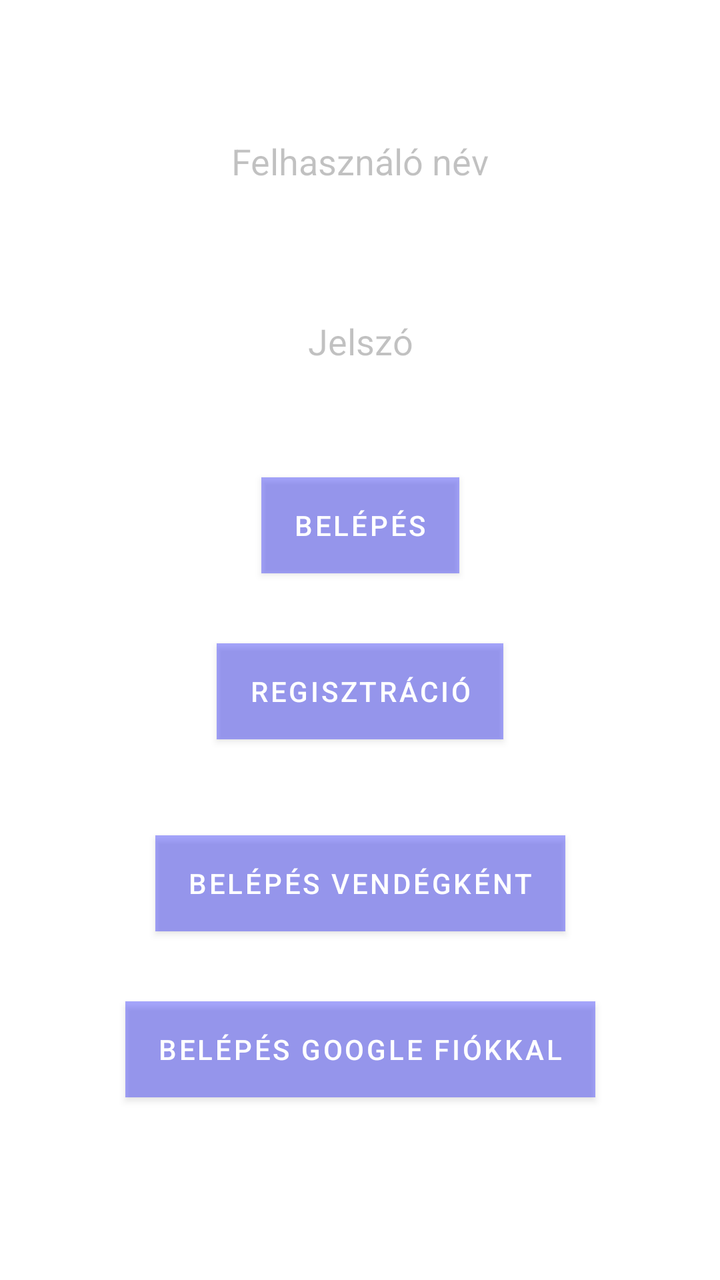
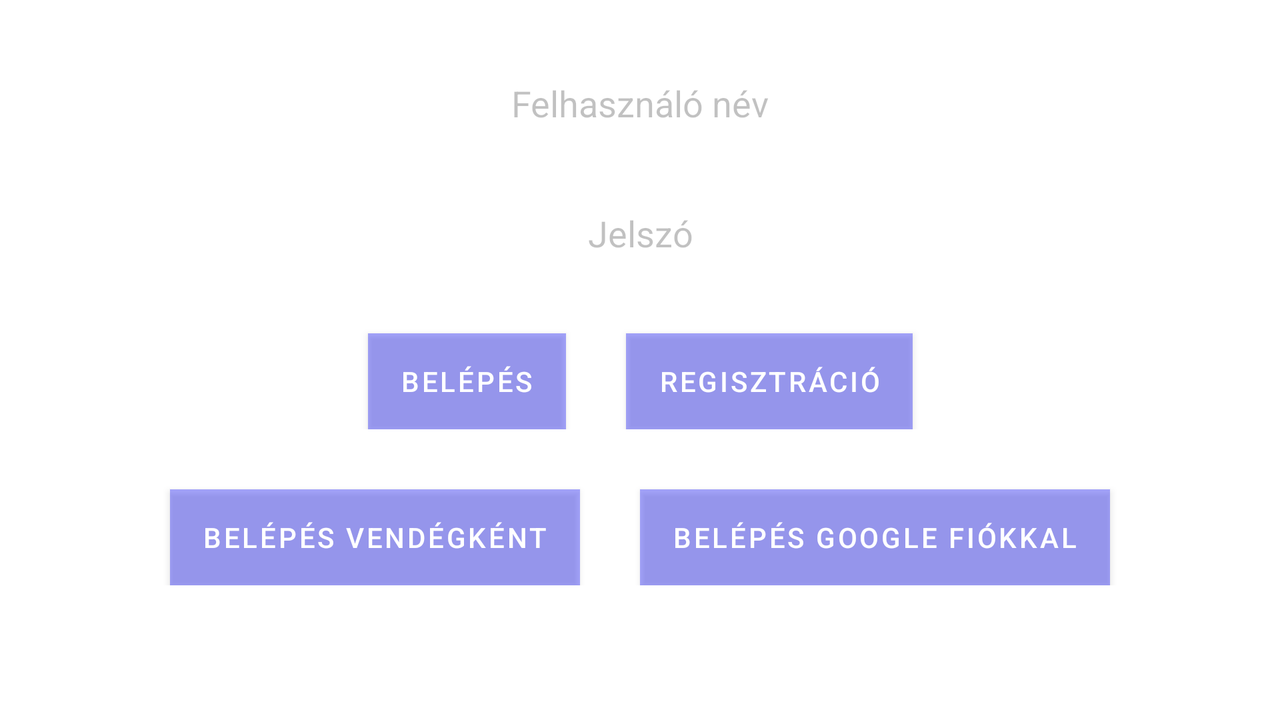

First picture: res/layout/ on a phone held upright. Second picture: the repository's own variant of that layout, on a device whose configuration matches the variant's folder. Source for both follows.
<!-- AndroidManifest.xml: application theme Theme.Horgasz -->
<!-- res/layout/activity_main.xml -->
<?xml version="1.0" encoding="utf-8"?>
<androidx.constraintlayout.widget.ConstraintLayout xmlns:android="http://schemas.android.com/apk/res/android"
    xmlns:app="http://schemas.android.com/apk/res-auto"
    xmlns:tools="http://schemas.android.com/tools"
    android:layout_width="match_parent"
    android:layout_height="match_parent"
    android:background="@drawable/hatter"
    tools:context=".MainActivity">

    <EditText
        android:id="@+id/EditTextFNev"
        android:layout_width="350dp"
        android:layout_height="40dp"
        android:layout_marginBottom="32dp"
        android:alpha="0.4"
        android:background="@color/white"
        android:ems="10"
        android:gravity="center"
        android:hint="@string/user_name"
        android:inputType="text"
        app:layout_constraintBottom_toBottomOf="parent"
        app:layout_constraintEnd_toEndOf="parent"
        app:layout_constraintHorizontal_bias="0.508"
        app:layout_constraintStart_toStartOf="parent"
        app:layout_constraintTop_toTopOf="parent"
        app:layout_constraintVertical_bias="0.107" />

    <EditText
        android:id="@+id/EditTextJelszo"
        android:layout_width="350dp"
        android:layout_height="40dp"
        android:background="@color/white"
        android:ems="10"
        android:hint="@string/password"
        android:alpha="0.4"
        android:inputType="textPassword"
        android:gravity="center"
        app:layout_constraintBottom_toBottomOf="parent"
        app:layout_constraintEnd_toEndOf="parent"
        app:layout_constraintStart_toStartOf="parent"
        app:layout_constraintTop_toBottomOf="@+id/EditTextFNev"
        app:layout_constraintVertical_bias="0.1"/>

    <Button
        android:id="@+id/buttonBelepes"
        android:layout_width="wrap_content"
        android:layout_height="wrap_content"
        android:layout_marginTop="48dp"
        android:text="@string/login"
        android:onClick="belepes"
        android:background="@color/blue"
        app:backgroundTint="@color/blue_tint"
        app:layout_constraintEnd_toEndOf="parent"
        app:layout_constraintStart_toStartOf="parent"
        app:layout_constraintTop_toBottomOf="@+id/EditTextJelszo" />

    <Button
        android:id="@+id/buttonRegisztracio"
        android:layout_width="wrap_content"
        android:layout_height="wrap_content"
        android:layout_marginTop="35dp"
        android:background="@color/blue"
        android:text="@string/register"
        android:onClick="regisztracio"
        app:backgroundTint="@color/blue_tint"
        app:layout_constraintEnd_toEndOf="parent"
        app:layout_constraintStart_toStartOf="parent"
        app:layout_constraintTop_toBottomOf="@+id/buttonBelepes" />
    <Button
        android:id="@+id/buttonBelepesVendeg"
        android:layout_width="wrap_content"
        android:layout_height="wrap_content"
        android:layout_marginTop="48dp"
        android:text="Belépés vendégként"
        android:onClick="belepesVendeg"
        android:background="@color/blue"
        app:backgroundTint="@color/blue_tint"
        app:layout_constraintEnd_toEndOf="parent"
        app:layout_constraintStart_toStartOf="parent"
        app:layout_constraintTop_toBottomOf="@+id/buttonRegisztracio" />

    <Button
        android:id="@+id/buttonBelepesGoogle"
        android:layout_width="wrap_content"
        android:layout_height="wrap_content"
        android:layout_marginTop="35dp"
        android:background="@color/blue"
        android:text="Belépés Google fiókkal"
        android:onClick="belepesGoogle"
        app:backgroundTint="@color/blue_tint"
        app:layout_constraintEnd_toEndOf="parent"
        app:layout_constraintStart_toStartOf="parent"
        app:layout_constraintTop_toBottomOf="@+id/buttonBelepesVendeg" />
</androidx.constraintlayout.widget.ConstraintLayout>
<!-- resources referenced by this layout -->
<resources>
  <color name="blue">#940000FF</color>
  <color name="blue_tint">#940000FF</color>
  <color name="white">#FFFFFFFF</color>
  <string name="login">Belépés</string>
  <string name="password">Jelszó</string>
  <string name="register">Regisztráció</string>
  <string name="user_name">Felhasználó név</string>
  <style name="Theme.Horgasz" parent="Theme.MaterialComponents.DayNight.DarkActionBar">
          
          <item name="colorPrimary">@color/purple_500</item>
          <item name="colorPrimaryVariant">@color/purple_700</item>
          <item name="colorOnPrimary">@color/white</item>
          
          <item name="colorSecondary">@color/teal_200</item>
          <item name="colorSecondaryVariant">@color/teal_700</item>
          <item name="colorOnSecondary">@color/black</item>
          
          <item name="android:statusBarColor" tools:targetApi="l">?attr/colorPrimaryVariant</item>
          
      </style>
  <color name="purple_500">#FF6200EE</color>
  <color name="purple_700">#FF3700B3</color>
  <color name="teal_200">#FF03DAC5</color>
  <color name="teal_700">#FF018786</color>
  <color name="black">#FF000000</color>
</resources>
<!-- res/layout-land/activity_main.xml (the repository's variant of the layout above) -->
<!-- drawn on the phone turned sideways -->
<?xml version="1.0" encoding="utf-8"?>
<androidx.constraintlayout.widget.ConstraintLayout xmlns:android="http://schemas.android.com/apk/res/android"
    xmlns:app="http://schemas.android.com/apk/res-auto"
    xmlns:tools="http://schemas.android.com/tools"
    android:layout_width="match_parent"
    android:layout_height="match_parent"
    android:background="@drawable/hatter"
    tools:context=".MainActivity">

    <EditText
        android:id="@+id/EditTextFNev"
        android:layout_width="350dp"
        android:layout_height="40dp"
        android:layout_marginBottom="32dp"
        android:alpha="0.4"
        android:background="@color/white"
        android:ems="10"
        android:hint="@string/user_name"
        android:inputType="text"
        android:gravity="center"
        app:layout_constraintBottom_toBottomOf="parent"
        app:layout_constraintEnd_toEndOf="parent"
        app:layout_constraintStart_toStartOf="parent"
        app:layout_constraintTop_toTopOf="parent"
        app:layout_constraintVertical_bias="0.110000014" />

    <EditText
        android:id="@+id/EditTextJelszo"
        android:layout_width="350dp"
        android:layout_height="40dp"
        android:alpha="0.4"
        android:background="@color/white"
        android:ems="10"
        android:hint="@string/password"
        android:inputType="textPassword"
        android:gravity="center"
        app:layout_constraintBottom_toBottomOf="parent"
        app:layout_constraintEnd_toEndOf="parent"
        app:layout_constraintStart_toStartOf="parent"
        app:layout_constraintTop_toBottomOf="@+id/EditTextFNev"
        app:layout_constraintVertical_bias="0.1" />

    <LinearLayout
        android:id="@+id/layout1"
        android:orientation="horizontal"
        android:layout_width="wrap_content"
        android:layout_height="wrap_content"
        android:layout_marginBottom="64dp"
        app:layout_constraintBottom_toBottomOf="parent"
        app:layout_constraintEnd_toEndOf="parent"
        app:layout_constraintStart_toStartOf="parent"
        app:layout_constraintTop_toBottomOf="@+id/EditTextJelszo"
        app:layout_constraintVertical_bias="0.0">

        <Button
            android:id="@+id/buttonBelepes"
            android:layout_width="wrap_content"
            android:layout_height="wrap_content"
            android:layout_marginTop="30dp"
            android:background="@color/blue"
            android:onClick="belepes"
            android:text="@string/login"
            android:layout_marginLeft="15dp"
            android:layout_marginRight="15dp"
            app:backgroundTint="@color/blue_tint" />

        <Button
            android:id="@+id/buttonRegisztracio"
            android:layout_width="wrap_content"
            android:layout_height="wrap_content"
            android:layout_marginTop="30dp"
            android:background="@color/blue"
            android:text="@string/register"
            android:layout_marginLeft="15dp"
            android:layout_marginRight="15dp"
            android:onClick="regisztracio"
            app:backgroundTint="@color/blue_tint" />
    </LinearLayout>
    <LinearLayout
        android:orientation="horizontal"
        android:layout_width="wrap_content"
        android:layout_height="wrap_content"
        android:layout_marginBottom="64dp"
        app:layout_constraintBottom_toBottomOf="parent"
        app:layout_constraintEnd_toEndOf="parent"
        app:layout_constraintStart_toStartOf="parent"
        app:layout_constraintTop_toBottomOf="@+id/layout1"
        app:layout_constraintVertical_bias="0.0">

        <Button
            android:id="@+id/buttonBelepesVendeg"
            android:layout_width="wrap_content"
            android:layout_height="wrap_content"
            android:layout_marginTop="30dp"
            android:background="@color/blue"
            android:onClick="belepesVendeg"
            android:text="Belépés vendégként"
            android:layout_marginLeft="15dp"
            android:layout_marginRight="15dp"
            app:backgroundTint="@color/blue_tint" />

        <Button
            android:id="@+id/buttonBelepesGoogle"
            android:layout_width="wrap_content"
            android:layout_height="wrap_content"
            android:layout_marginTop="30dp"
            android:background="@color/blue"
            android:text="Belépés Google fiókkal"
            android:layout_marginLeft="15dp"
            android:layout_marginRight="15dp"
            android:onClick="belepesGoogle"
            app:backgroundTint="@color/blue_tint" />
    </LinearLayout>
</androidx.constraintlayout.widget.ConstraintLayout>
